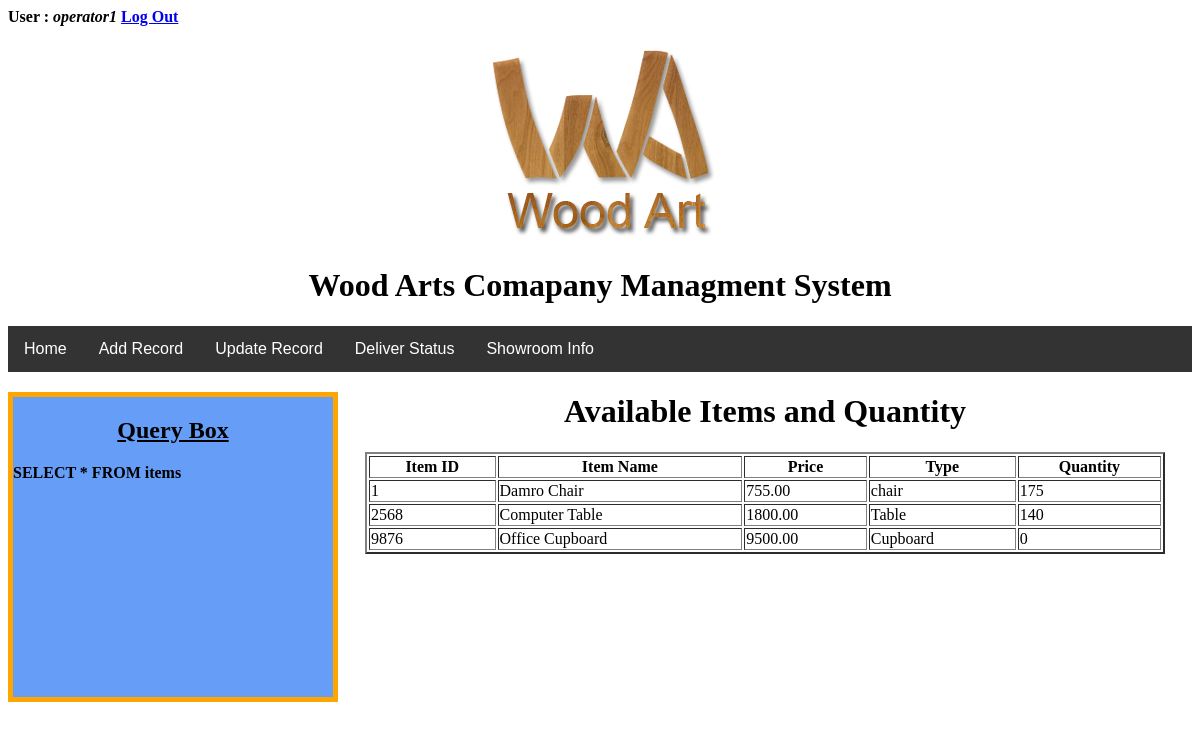
Page /items.php (signed in) on the committed database.
### tables this page shows
CREATE TABLE `items` (
  `ItemID` varchar(5) NOT NULL,
  `ItemName` varchar(50) DEFAULT NULL,
  `price` decimal(6,2) DEFAULT NULL,
  `type` varchar(15) DEFAULT NULL,
  `Quantity` int(4) NOT NULL
);

### items.php (the view, shortened to what this page needs)
<?php
include_once('inc/connection.php');
$query="SELECT * FROM items";
$result=mysqli_query($connection,$query);
if(mysqli_num_rows($result)>0){
	$str='';
	while($row=mysqli_fetch_assoc($result)){
		$str.="<tr><td>$row[ItemID]</td><td>$row[ItemName]</td><td>$row[price]</td><td>$row[type]</td><td>$row[Quantity]</td></tr>";
	}
}
?>
<!DOCTYPE html>
<html>
<head>
<link rel="stylesheet" href="css/navmenu.css">
<link rel="stylesheet" href="css/formbox.css">
</head>
<body>
	<div id="profile">
		<b id="welcome">User : <i><?php echo $_SESSION['login_user']; ?></i></b>
		<b id="logout"><a href="login/logout.php">Log Out</a></b>
	</div>
<p align="center"><img src="img/logo.png"></p>
<h1 align="center"> Wood Arts Comapany Managment System</h1>
<?php
require_once('process/menu.php');
echo $menu;
 ?>
 <div class="qbox">
 	<h2 align="center"><u>Query Box</U></h2>
 		<p><?php echo $query; ?></p>
 </div>
<h1 align="center">Available Items and Quantity</h1>
<table caption='All available Items' border='2' align='center' style="width:800px">
	<tr>
		<th>Item ID</th>
		<th>Item Name</th>
		<th> Price </th>
		<th> Type </th>
		<th> Quantity </th>
	</tr>
	<?php if(isset($str)) {echo $str;} ?>
</table>
</body>
</html>

### css/formbox.css (style rules this page uses)
.qbox { background-color:#659df7; border: 5px solid orange; color:black; font-weight:bold; margin:20px auto; height:300px; width: 320px; float: left; }

### rows in the picture
items: ItemID "1", ItemName "Damro Chair", price "755.00", type "chair", Quantity "175"
items: ItemID "2568", ItemName "Computer Table", price "1800.00", type "Table", Quantity "140"
items: ItemID "9876", ItemName "Office Cupboard", price "9500.00", type "Cupboard", Quantity "0"

### other values in the picture
$_SESSION['login_user'] "operator1"
$query "SELECT * FROM items"
